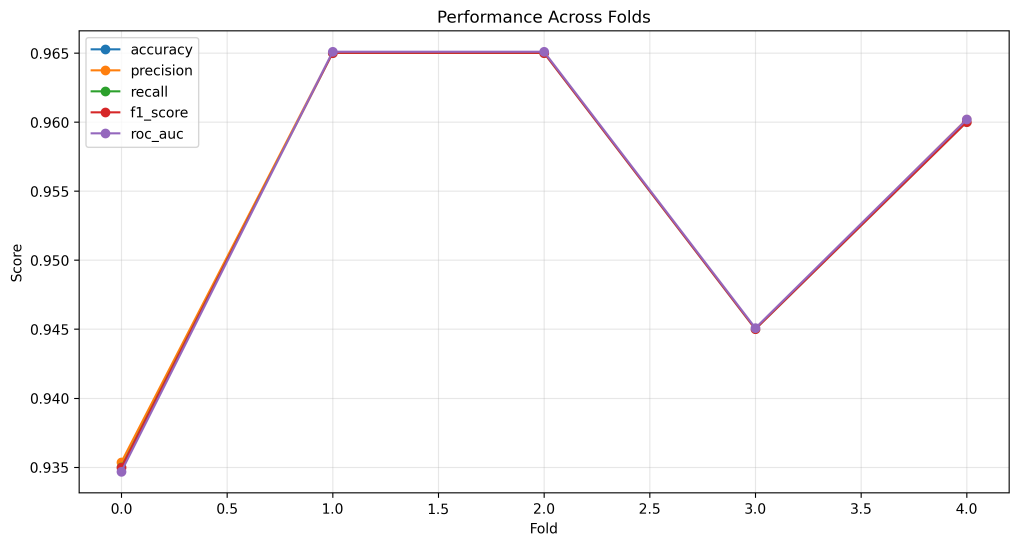
#> input picture cv_performance_folds_1757654048.png, 3057 x 1638 px (shown at 1/3 size); its folder holds only this picture in this run
$ python -i image_filters.py   (imports and definitions only)   (older library calls are emulated)
#> lines starting #> are read from the running program, lines starting #| are printed output that depends on the picture; after the words box and inside, x2 and y2 are one past the last pixel; in counts of white or black regions, pixels touching at a corner belong together
#> further down, picture is the input picture: shape (1638, 3057, 3); mean B, G, R 250.3, 250, 250.8
"""IA Influencer Agent - Image Content Filters
===========================================

Ultra-advanced professional image content filtering for multimedia processing.
Implements enterprise-grade image analysis with AI-powered validation.

Author: Fahed Mlaiel <mlaiel@live.de>
Copyright: All rights reserved. Unauthorized use, reproduction, or distribution prohibited.

WARNING: This code is protected by copyright law. Any unauthorized copying,
distribution, or modification is strictly prohibited and will result in
legal action. Contact mlaiel@live.de for licensing.

⚠️ STRICT COPYRIGHT PROTECTION ⚠️
This code is the intellectual property of Fahed Mlaiel (mlaiel@live.de).
UNAUTHORIZED USE STRICTLY PROHIBITED - Legal action will be taken.

Technical Team Expertise:
- Lead IA Developer: Advanced AI/ML algorithms and neural networks
- Backend Senior: Enterprise architecture and microservices
- ML Engineer: Machine learning pipelines and model optimization
- Database Administrator: Data architecture and optimization
- Security Specialist: Cybersecurity and data protection
- Microservices Architect: Distributed systems and scalability
- Audio Engineer: Digital signal processing and audio analysis
- DevOps Engineer: Infrastructure automation and deployment
- IA Prompt Engineer: Prompt optimization and AI interaction

Project Owner: Fahed Mlaiel - mlaiel@live.de
"""

import asyncio
import logging
import time
import hashlib
from typing import Dict, List, Optional, Union, Any, Tuple
from dataclasses import dataclass
import numpy as np
from pathlib import Path

try:
    import cv2
    import numpy as np
    from PIL import Image, ImageStat, ImageFilter
    import imagehash
    HAS_IMAGE_LIBS = True
except ImportError:
    HAS_IMAGE_LIBS = False
    logging.warning("Image processing libraries not available. Install opencv-python, pillow, imagehash.")

from .config import ImageFilterConfig
from .filter_engine import FilterResponse, FilterResult, FilterType, ContentItem


class ImageQualityAnalyzer:
    """Image quality analysis and aesthetic scoring."""

    # [175 lines left out: functions __init__, analyze_image_quality, _analyze_color_properties, _estimate_noise, _detect_compression_artifacts, _calculate_quality_score, not called in this run]


class ImageAestheticAnalyzer:
    """Image aesthetic quality analysis using computer vision."""

    def __init__(self):
        """
Initialize aesthetic analyzer."""
        self.logger = logging.getLogger(__name__)

    def analyze_aesthetic_quality(self, image: np.ndarray) -> Dict[str, float]:
        """
Analyze aesthetic properties of the image."""
        try:
            aesthetic_metrics = {}

            # Rule of thirds analysis
            aesthetic_metrics.update(self._analyze_composition(image))

            # Color harmony analysis
            aesthetic_metrics.update(self._analyze_color_harmony(image))

            # Symmetry and balance
            aesthetic_metrics.update(self._analyze_balance(image))

            # Depth and perspective
            aesthetic_metrics.update(self._analyze_depth(image))

            # Calculate overall aesthetic score
            overall_aesthetic = self._calculate_aesthetic_score(aesthetic_metrics)
            aesthetic_metrics['aesthetic_score'] = float(overall_aesthetic)

            return aesthetic_metrics

        except Exception as e:
            self.logger.warning(f"Aesthetic analysis failed: {str(e)}")
            return {'error': str(e), 'aesthetic_score': 0.5}

    def _analyze_composition(self, image: np.ndarray) -> Dict[str, float]:
        """Analyze compositional elements."""
        try:
            h, w = image.shape[:2]

            # Rule of thirds analysis
            third_h, third_w = h // 3, w // 3

            # Extract interest points using corner detection
            gray = cv2.cvtColor(image, cv2.COLOR_BGR2GRAY) if len(image.shape) == 3 else image
            corners = cv2.goodFeaturesToTrack(gray, maxCorners=100, qualityLevel=0.01, minDistance=10)
#> corners = 100 rows, first 8: [1340, 1512], [707, 1511], [200, 1388], [427, 350], [163, 1401], [178, 1201], [178, 994], [2900, 1492]

            rule_of_thirds_score = 0.0
            if corners is not None:
                # Check alignment with rule of thirds lines
                thirds_lines_x = [third_w, 2 * third_w]
                thirds_lines_y = [third_h, 2 * third_h]

                for corner in corners:
                    x, y = corner.ravel()

                    # Check proximity to rule of thirds intersections
                    for tx in thirds_lines_x:
                        for ty in thirds_lines_y:
                            distance = np.sqrt((x - tx)**2 + (y - ty)**2)
                            if distance < min(w, h) * 0.1:  # Within 10% of image size
                                rule_of_thirds_score += 1.0
#> this loop made 100 passes
#> after the loop, rule_of_thirds_score = 0

                rule_of_thirds_score = min(1.0, rule_of_thirds_score / 10.0)

            # Leading lines detection (simplified)
            edges = cv2.Canny(gray, 50, 150)
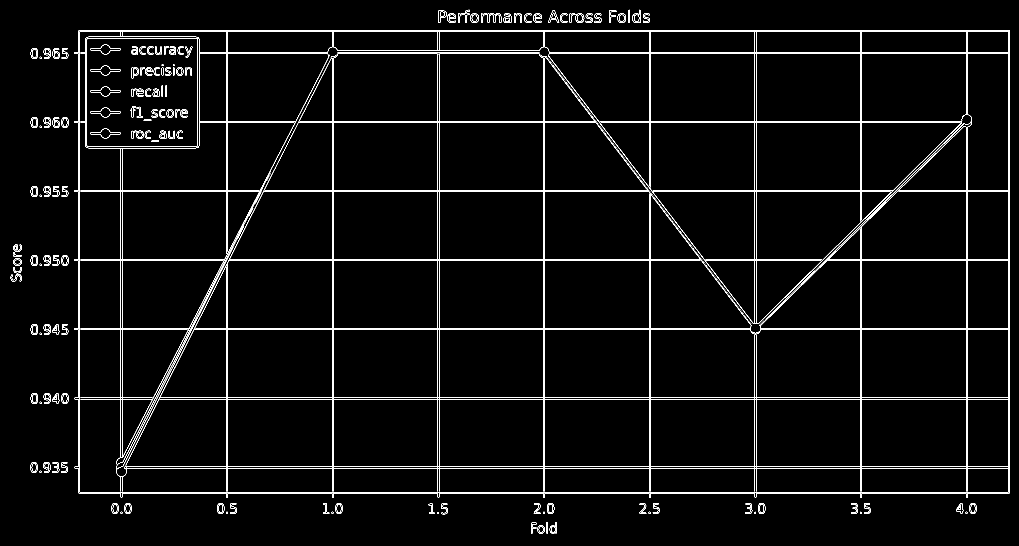
#> edges: shape (1638, 3057) (shown at 1/3 size); 2.2% white in thin lines or dots
            lines = cv2.HoughLines(edges, 1, np.pi/180, threshold=100)
#> lines = 1222 rows, first 8: [1197, 1.57], [1193, 1.57], [90, 1.57], [94, 1.57], [1476, 1.57], [782, 1.57], [575, 1.57], [778, 1.57]

            leading_lines_score = 0.0
            if lines is not None:
                # Analyze line orientations for compositional strength
                angles = []
                for line in lines[:10]:  # Analyze top 10 lines
                    rho, theta = line[0]
                    angles.append(theta)
#> this loop made 10 passes
#> (line, rho) on passes 1 to 8: ([[1197, 1.57]], 1197), ([[1193, 1.57]], 1193), ([[90, 1.57]], 90), ([[94, 1.57]], 94), ([[1476, 1.57]], 1476), ([[782, 1.57]], 782), ([[575, 1.57]], 575), ([[778, 1.57]], 778)
#> after the loop, angles = [1.57, 1.57, 1.57, 1.57, 1.57, 1.57, 1.57, 1.57, 1.57, 1.57]

                # Strong horizontal or vertical lines often improve composition
                angle_variety = len(set(np.round(np.array(angles), 1)))
#> angle_variety = 1
                leading_lines_score = min(1.0, angle_variety / 5.0)
#> leading_lines_score = 0.2

            return {
                'rule_of_thirds_score': float(rule_of_thirds_score),
                'leading_lines_score': float(leading_lines_score),
                'corners_detected': len(corners) if corners is not None else 0
            }

        except Exception as e:
            self.logger.warning(f"Composition analysis failed: {str(e)}")
            return {'rule_of_thirds_score': 0.5, 'leading_lines_score': 0.5}

    def _analyze_color_harmony(self, image: np.ndarray) -> Dict[str, float]:
        """Analyze color harmony and palette."""
        try:
            if len(image.shape) != 3:
                return {'color_harmony_score': 0.5}

            # Convert to HSV for color analysis
            hsv = cv2.cvtColor(image, cv2.COLOR_BGR2HSV)
#> hsv: shape (1638, 3057, 3); mean H, S, V 1, 1.6, 251

            # Extract dominant colors using k-means
            pixels = image.reshape(-1, 3).astype(np.float32)

            # Use k-means to find dominant colors
            criteria = (cv2.TERM_CRITERIA_EPS + cv2.TERM_CRITERIA_MAX_ITER, 20, 1.0)
            k = 5  # Find top 5 colors
            _, labels, centers = cv2.kmeans(pixels, k, None, criteria, 10, cv2.KMEANS_RANDOM_CENTERS)
#> centers = [[4.23, 6.46, 4.23], [177, 109.1, 144.1], [256, 256, 256], [38.83, 75.3, 217.2], [226.5, 226.5, 226.9]]

            # Analyze color relationships
            dominant_colors = centers.astype(int)
#> dominant_colors = [[4, 6, 4], [176, 109, 144], [255, 255, 255], [38, 75, 217], [226, 226, 226]]

            # Calculate color temperature consistency
            color_temps = []
            for color in dominant_colors:
                b, g, r = color
                temp = (r - b) / (r + b + 1e-6)
                color_temps.append(temp)
#> this loop made 5 passes
#> (b, g, r, temp) on passes 1 to 5: (4, 6, 4, 0), (176, 109, 144, -0.1), (255, 255, 255, 0), (38, 75, 217, 0.702), (226, 226, 226, 0)
#> after the loop, color_temps = [0, -0.1, 0, 0.702, 0]

            temp_consistency = 1.0 - np.std(color_temps)
#> temp_consistency = 0.707

            # Analyze hue distribution
            hue_values = []
            for color in dominant_colors:
                bgr_color = np.uint8([[color]])
                hsv_color = cv2.cvtColor(bgr_color, cv2.COLOR_BGR2HSV)[0][0]
                hue_values.append(hsv_color[0])
#> this loop made 5 passes
#> (bgr_color, hsv_color) on passes 1 to 5: ([[4, 6, 4]], [60, 85, 6]), ([[176, 109, 144]], [136, 97, 176]), ([[255, 255, 255]], [0, 0, 255]), ([[38, 75, 217]], [6, 210, 217]), ([[226, 226, 226]], [0, 0, 226])
#> after the loop, hue_values = [60, 136, 0, 6, 0]

            # Check for complementary colors
            complementary_score = 0.0
            for i, hue1 in enumerate(hue_values):
                for j, hue2 in enumerate(hue_values[i+1:], i+1):
                    hue_diff = abs(hue1 - hue2)
                    if 150 <= hue_diff <= 210:  # Complementary range
                        complementary_score += 1.0
#> this loop made 5 passes
#> hue1 on passes 1 to 5: 60, 136, 0, 6, 0
#> after the loop, complementary_score = 1

            complementary_score = min(1.0, complementary_score / 5.0)
#> complementary_score = 0.2

            # Overall color harmony
            harmony_score = (temp_consistency + complementary_score) / 2
#> harmony_score = 0.453

            return {
                'color_harmony_score': float(max(0.0, min(1.0, harmony_score))),
                'dominant_colors_count': k,
                'temperature_consistency': float(temp_consistency),
                'complementary_score': float(complementary_score)
            }

        except Exception as e:
            self.logger.warning(f"Color harmony analysis failed: {str(e)}")
            return {'color_harmony_score': 0.5}

    def _analyze_balance(self, image: np.ndarray) -> Dict[str, float]:
        """Analyze visual balance and symmetry."""
        try:
            h, w = image.shape[:2]

            # Convert to grayscale for balance analysis
            gray = cv2.cvtColor(image, cv2.COLOR_BGR2GRAY) if len(image.shape) == 3 else image

            # Horizontal balance
            left_half = gray[:, :w//2]
            right_half = gray[:, w//2:]
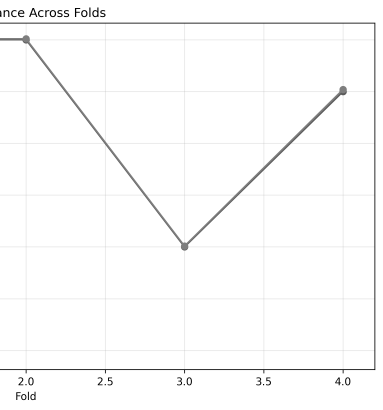
#> right_half: shape (1638, 1529) (shown at 1/4 size); min 0, max 255, mean 251

            left_weight = np.sum(left_half)
#> left_weight = 624428706
            right_weight = np.sum(right_half)
#> right_weight = 628618542

            horizontal_balance = 1.0 - abs(left_weight - right_weight) / (left_weight + right_weight + 1e-6)
#> horizontal_balance = -1.47e+10

            # Vertical balance
            top_half = gray[:h//2, :]
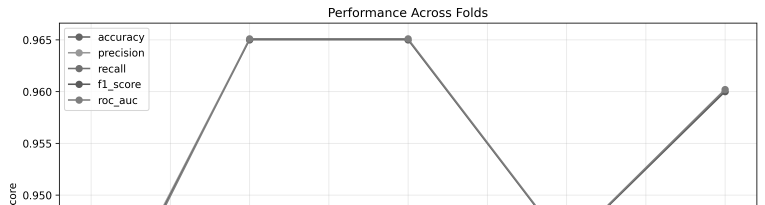
#> top_half: shape (819, 3057) (shown at 1/4 size); min 0, max 255, mean 249.2
            bottom_half = gray[h//2:, :]
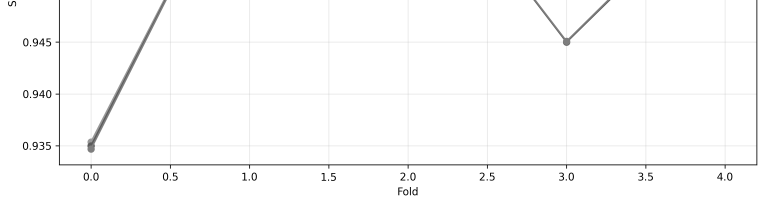
#> bottom_half: shape (819, 3057) (shown at 1/4 size); min 0, max 255, mean 251.3

            top_weight = np.sum(top_half)
#> top_weight = 623826854
            bottom_weight = np.sum(bottom_half)
#> bottom_weight = 629220394

            vertical_balance = 1.0 - abs(top_weight - bottom_weight) / (top_weight + bottom_weight + 1e-6)
#> vertical_balance = -1.47e+10

            # Symmetry analysis
            flipped_horizontal = cv2.flip(gray, 1)
            flipped_vertical = cv2.flip(gray, 0)
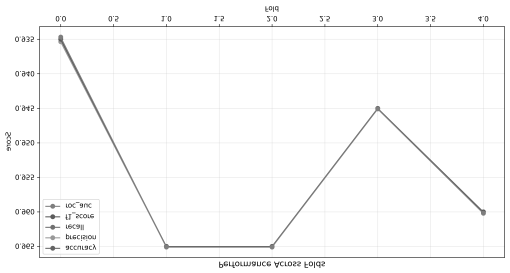
#> flipped_vertical: shape (1638, 3057) (shown at 1/6 size); min 0, max 255, mean 250.2

            horizontal_symmetry = cv2.matchTemplate(gray, flipped_horizontal, cv2.TM_CCOEFF_NORMED)[0][0]
#> horizontal_symmetry = 0.272
            vertical_symmetry = cv2.matchTemplate(gray, flipped_vertical, cv2.TM_CCOEFF_NORMED)[0][0]
#> vertical_symmetry = 0.192

            return {
                'horizontal_balance': float(horizontal_balance),
                'vertical_balance': float(vertical_balance),
                'horizontal_symmetry': float(max(0.0, horizontal_symmetry)),
                'vertical_symmetry': float(max(0.0, vertical_symmetry)),
                'overall_balance': float((horizontal_balance + vertical_balance) / 2)
            }

        except Exception as e:
            self.logger.warning(f"Balance analysis failed: {str(e)}")
            return {'overall_balance': 0.5}

    def _analyze_depth(self, image: np.ndarray) -> Dict[str, float]:
        """Analyze depth and perspective cues."""
        try:
            gray = cv2.cvtColor(image, cv2.COLOR_BGR2GRAY) if len(image.shape) == 3 else image

            # Blur gradient analysis (depth of field)
            blur_map = cv2.GaussianBlur(gray, (15, 15), 0)
            blur_difference = cv2.absdiff(gray, blur_map)
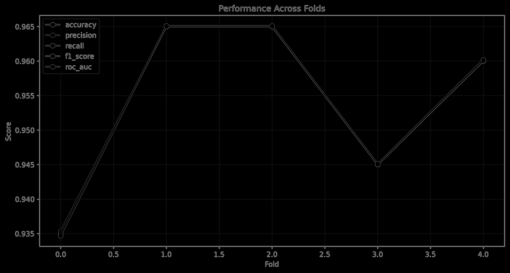
#> blur_difference: shape (1638, 3057) (shown at 1/6 size); min 0, max 193, mean 3.6

            # Areas with high blur difference suggest focus areas
            focus_areas = blur_difference > np.percentile(blur_difference, 80)
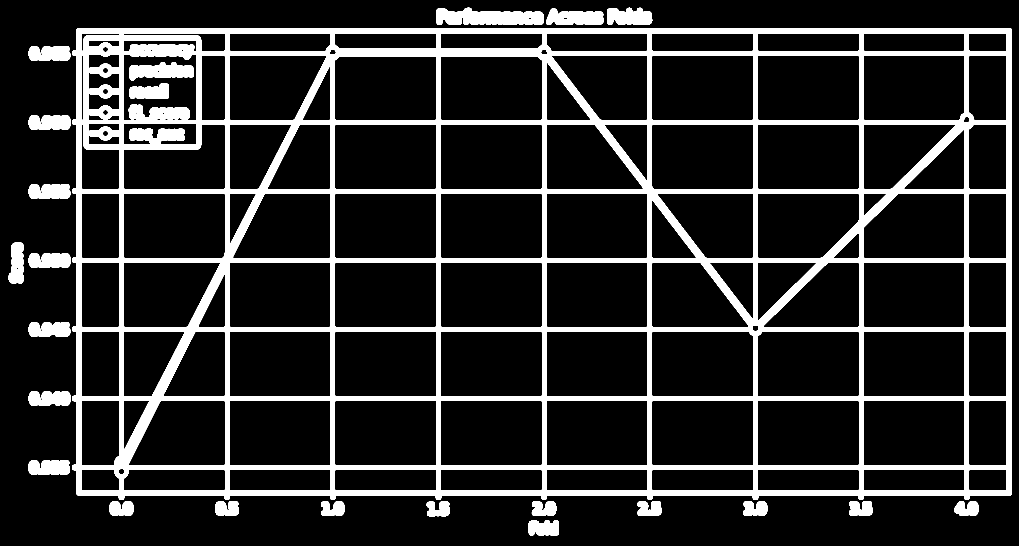
#> focus_areas: shape (1638, 3057) bool (shown at 1/3 size); 15.5% white; 25 white regions, largest, box (x1, y1, x2, y2) and area: (216, 84, 3036, 1500) 666590, (1309, 23, 1632, 75) 12682, (389, 186, 582, 242) 7192
            focus_ratio = np.sum(focus_areas) / focus_areas.size
#> focus_ratio = 0.155

            # Perspective lines detection
            edges = cv2.Canny(gray, 50, 150)
            lines = cv2.HoughLines(edges, 1, np.pi/180, threshold=50)

            perspective_score = 0.0
            if lines is not None:
                # Look for converging lines (perspective)
                angles = []
                for line in lines:
                    rho, theta = line[0]
                    angles.append(theta)
#> this loop made 26261 passes
#> after the loop, angles = 26261 items

                # Check for perspective (converging lines)
                angle_variety = len(set(np.round(np.array(angles), 1)))
#> angle_variety = 32
                perspective_score = min(1.0, angle_variety / 10.0)
#> perspective_score = 1

            depth_score = (focus_ratio + perspective_score) / 2
#> depth_score = 0.577

            return {
                'depth_score': float(depth_score),
                'focus_ratio': float(focus_ratio),
                'perspective_score': float(perspective_score)
            }

        except Exception as e:
            self.logger.warning(f"Depth analysis failed: {str(e)}")
            return {'depth_score': 0.5}

    def _calculate_aesthetic_score(self, metrics: Dict[str, float]) -> float:
        """Calculate overall aesthetic score."""
        try:
            scores = []
            weights = []

            # Composition
            comp_score = (
                metrics.get('rule_of_thirds_score', 0.5) +
                metrics.get('leading_lines_score', 0.5)
            ) / 2
#> comp_score = 0.1
            scores.append(comp_score)
            weights.append(0.3)

            # Color harmony
            color_score = metrics.get('color_harmony_score', 0.5)
#> color_score = 0.453
            scores.append(color_score)
            weights.append(0.25)

            # Balance
            balance_score = metrics.get('overall_balance', 0.5)
#> balance_score = -1.47e+10
            scores.append(balance_score)
            weights.append(0.25)

            # Depth
            depth_score = metrics.get('depth_score', 0.5)
#> depth_score = 0.577
            scores.append(depth_score)
            weights.append(0.2)

            # Calculate weighted average
            weighted_sum = sum(s * w for s, w in zip(scores, weights))
#> weighted_sum = -3.68e+09
            total_weight = sum(weights)

            return weighted_sum / total_weight

        except Exception as e:
            self.logger.warning(f"Aesthetic score calculation failed: {str(e)}")
            return 0.5


class ImageDuplicateDetector:
    """Image duplicate detection using perceptual hashing."""

    # [56 lines left out: functions __init__, generate_perceptual_hashes, calculate_similarity, not called in this run]


# [404 lines that did not run here, left out]

>>> import cv2
>>> picture = cv2.imread('../../cv_performance_folds_1757654048.png')
>>> result = ImageAestheticAnalyzer().analyze_aesthetic_quality(picture)
#> result = 16 items
